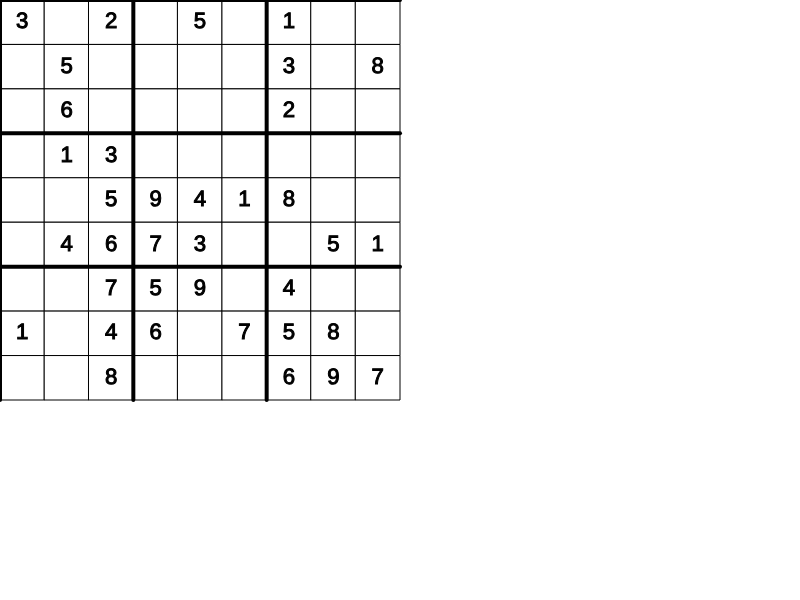
Frame 1 (no input)
Frame 60 (no input): identical to frame 1, image omitted
Frame 120 (the mouse pressed at the canvas centre since frame 60): identical to frame 1, image omitted

The p5.js sketch that drew this single still picture (run headless with seeded random() and noise() and a simulated clock; from frame 60 on, the mouse is pressed at the canvas centre):

// p5.js sketch
// ── sketch.js
// create a Sudoku game
let grid;
let timer;

function setup() {
	createCanvas(displayWidth, displayHeight);
	pixelDensity(displayDensity());

	print("Start");
	timer = millis();
	grid = initializeGrid();
	print("End " + (millis() - timer));
	digHoles(grid, 45);
	displayGrid(grid, '#FFFFFF');
}

function draw() {

}

function displayGrid(grid, color) {
	if (displayWidth > displayHeight) Width = (displayHeight - 200) / 9;
	else Width = (displayWidth - 200) / 9;

	for (let x = 0; x < 9; x++) {
		for (let y = 0; y < 9; y++) {
			fill(color);
			stroke(0);
			rect(x * Width, y * Width, Width, Width);
			if (grid[y][x] !== 0) { // 檢查格子的值是否不為0
				fill(0); // 設置文字顏色
				textSize(Width / 2); // 設置文字大小
				textAlign(CENTER, CENTER); // 設置文字對齊方式
				text(grid[y][x], x * Width + Width / 2, y * Width + Width / 2); // 在格子中心顯示數字
			}
		}
	}

	// for every 3x3 square, draw a thicker line
	for (let x = 0; x < 9; x += 3) {
		for (let y = 0; y < 9; y += 3) {
			strokeWeight(4);
			line(x * Width, y * Width, x * Width, (y + 3) * Width);
			line(x * Width, y * Width, (x + 3) * Width, y * Width);
			strokeWeight(1);
		}
	}
}

function isValid(grid, row, col, num) {
	for (let x = 0; x < 9; x++) {
		if (grid[row][x] === num || grid[x][col] === num) {
			return false;
		}
	}
	let startRow = row - row % 3;
	let startCol = col - col % 3;
	for (let i = 0; i < 3; i++) {
		for (let j = 0; j < 3; j++) {
			if (grid[i + startRow][j + startCol] === num) {
				return false;
			}
		}
	}
	return true;
}

function solveSudoku(grid, row, col) {
	if (row === 9 - 1 && col === 9) {
		return true;
	}
	if (col === 9) {
		row++;
		col = 0;
	}
	if (grid[row][col] !== 0) {
		return solveSudoku(grid, row, col + 1);
	}
	let numbers = [1, 2, 3, 4, 5, 6, 7, 8, 9];
	numbers = shuffleArray(numbers); // 隨機打亂數字順序
	for (let i = 0; i < numbers.length; i++) {
		let num = numbers[i];
		if (isValid(grid, row, col, num)) {
			grid[row][col] = num;
			if (solveSudoku(grid, row, col + 1)) {
				return true;
			}
			grid[row][col] = 0;
		}
	}
	return false;
}

// 實現一個函數來隨機打亂一個陣列
function shuffleArray(array) {
	for (let i = array.length - 1; i > 0; i--) {
		let j = Math.floor(Math.random() * (i + 1));
		[array[i], array[j]] = [array[j], array[i]]; // 交換元素
	}
	return array;
}


// 在 initializeGrid 函數中調用 solveSudoku
function initializeGrid() {
	let grid = [];
	for (let i = 0; i < 9; i++) {
		grid[i] = [];
		for (let j = 0; j < 9; j++) {
			grid[i][j] = 0;
		}
	}
	solveSudoku(grid, 0, 0);
	return grid;
}

function digHoles(grid, holes) {
	let attempts = holes;
	while (attempts > 0) {
		let row = Math.floor(Math.random() * 9);
		let col = Math.floor(Math.random() * 9);
		if (grid[row][col] !== 0) {
			let backup = grid[row][col];
			grid[row][col] = 0;

			// 複製一份grid用於檢查是否有唯一解
			let gridCopy = JSON.parse(JSON.stringify(grid));
			if (!hasUniqueSolution(gridCopy)) {
				// 如果沒有唯一解，恢復原來的數字
				grid[row][col] = backup;
			} else {
				attempts--;
			}
		}
	}
}

function hasUniqueSolution(grid) {
	return true;
}
